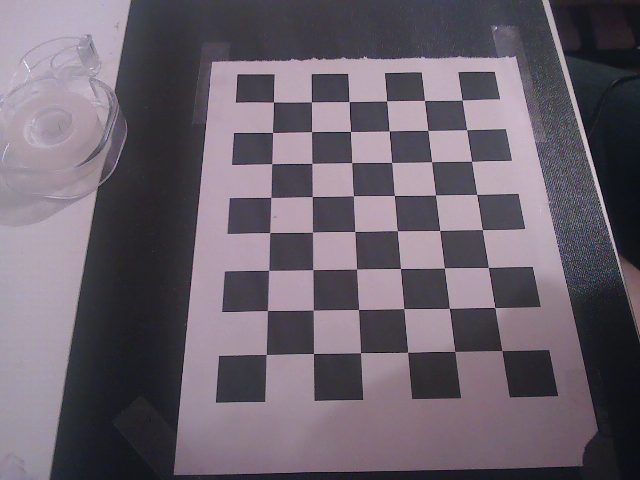
#> input picture vision_aruco_markers/calib_images/opencv_frame_0.png, 640 x 480 px; its folder holds only this picture in this run
$ python calib2.py
#> lines starting #> are read from the running program, lines starting #| are printed output that depends on the picture; after the words box and inside, x2 and y2 are one past the last pixel; in counts of white or black regions, pixels touching at a corner belong together
import numpy as np
import cv2 as cv
import glob
# termination criteria
criteria = (cv.TERM_CRITERIA_EPS + cv.TERM_CRITERIA_MAX_ITER, 30, 0.001)
# prepare object points, like (0,0,0), (1,0,0), (2,0,0) ....,(6,5,0)
objp = np.zeros((6*8,3), np.float32)
objp[:,:2] = np.mgrid[0:8,0:6].T.reshape(-1,2)
# Arrays to store object points and image points from all the images.
objpoints = [] # 3d point in real world space
imgpoints = [] # 2d points in image plane.
images = glob.glob('calib_images/*')
square_size=0.025
objp = objp*square_size


for fname in images:
    img = cv.imread(fname)
#> img is the input picture: shape (480, 640, 3); mean B, G, R 108.5, 97.5, 106.4
    gray = cv.cvtColor(img, cv.COLOR_BGR2GRAY)
    # cv.imshow('img', gray)
    # cv.waitKey(0)
    # Find the chess board corners
    ret, corners = cv.findChessboardCorners(gray, (8,6), None)
#> ret = True; corners = 48 rows, first 8: [462.3, 100], [466.6, 129.7], [471.5, 161.3], [476.6, 194.5], [482.5, 229.6], [488.3, 267.4], [494.5, 307.4], [500, 348]
    print(ret)
#| True
    # If found, add object points, image points (after refining them)
    if ret == True:
        objpoints.append(objp)
        corners2 = cv.cornerSubPix(gray,corners, (11,11), (-1,-1), criteria)
#> corners2 = 48 rows, first 8: [462.1, 100], [466.6, 129.7], [471.6, 161.3], [476.7, 194.5], [482.3, 229.5], [488.3, 267.5], [494.7, 307.4], [501.9, 350.6]
        imgpoints.append(corners)
        # Draw and display the corners
        cv.drawChessboardCorners(img, (8,6), corners2, ret)
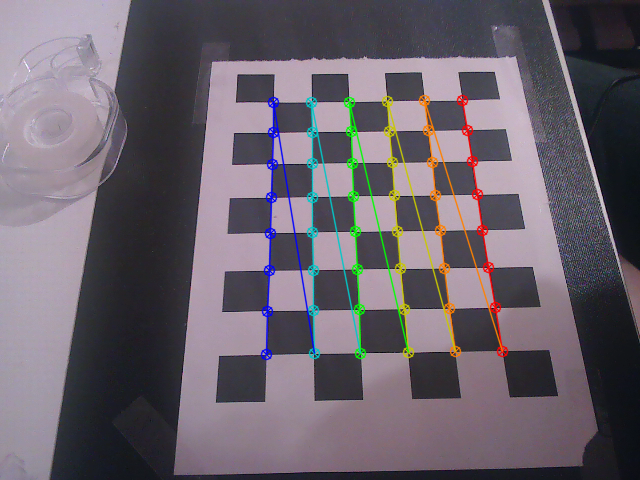
#> img: shape (480, 640, 3); 3.93% of pixels changed, all inside (x1, y1, x2, y2) = (260, 94, 509, 361)
        cv.imshow('img', img)
        cv.waitKey(500)

ret, mtx, dist, rvecs, tvecs = cv.calibrateCamera(objpoints, imgpoints, gray.shape[::-1], None, None)
#> ret = 0.213; mtx = [[1016.7, 0, 330.9], [0, 1396, 249.8], [0, 0, 1]]; dist = [[0.501, -13.95, -0.00225, -0.00553, 200]]; rvecs = ([-0.697, 0.676, 1.44],); tvecs = ([0.087, -0.0722, 0.678],)
cv.destroyAllWindows()

$ run again, on vision_aruco_markers/calib_images/opencv_frame_12.png
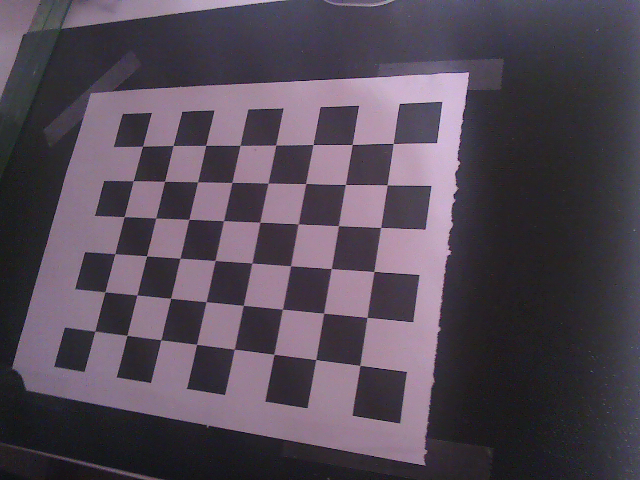
#> input picture vision_aruco_markers/calib_images/opencv_frame_12.png, 640 x 480 px
#> img is the input picture: shape (480, 640, 3); mean B, G, R 86.1, 73.6, 84
#> `gray = cv.cvtColor(img, cv.COLOR_BGR2GRAY)`:
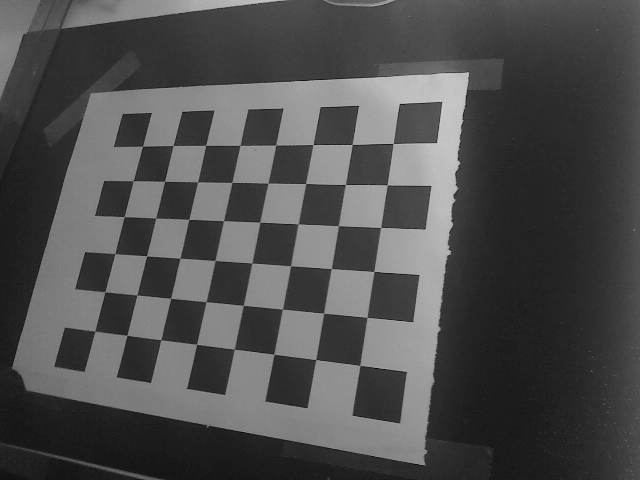
#> gray: shape (480, 640); min 6, max 207, mean 78.1
#> `ret, corners = cv.findChessboardCorners(gray, (8,6), None)`: ret = True; corners = 48 rows, first 8: [142.6, 146.3], [173.1, 145.4], [205.5, 145.3], [240, 145.3], [275.7, 144.9], [313, 144.7], [352.2, 144.4], [393.2, 143.4]
#| True
#> corners2 = 48 rows, first 8: [142.5, 146.3], [173.1, 145.4], [205.7, 145.4], [240.1, 145.4], [275.7, 145.1], [313, 144.5], [352.3, 144.4], [393.2, 143.5]
#> `cv.drawChessboardCorners(img, (8,6), corners2, ret)`:
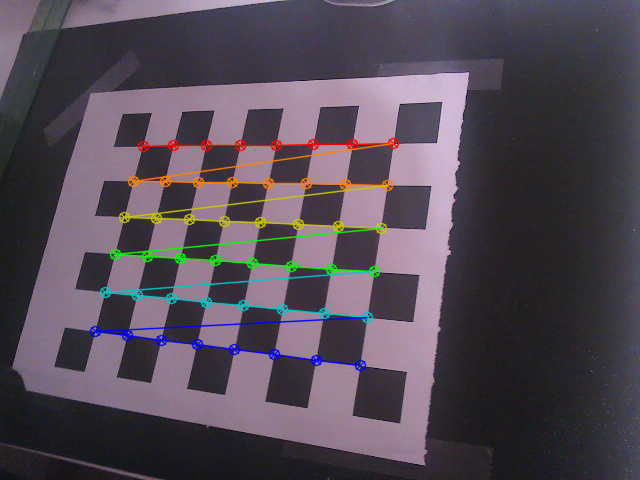
#> img: shape (480, 640, 3); 4.02% of pixels changed, all inside (x1, y1, x2, y2) = (89, 137, 400, 372)
#> `ret, mtx, dist, rvecs, tvecs = cv.calibrateCamera(objpoints, imgpoints..`: ret = 0.171; mtx = [[677.8, 0, 356.9], [0, 656, 221], [0, 0, 1]]; dist = [[0.186, -1.36, 0.00251, 0.000322, 3.23]]; rvecs = ([-0.284, 0.402, 0.0972],); tvecs = ([-0.14, -0.0507, 0.446],)

$ run again, on vision_aruco_markers/calib_images/opencv_frame_13.png
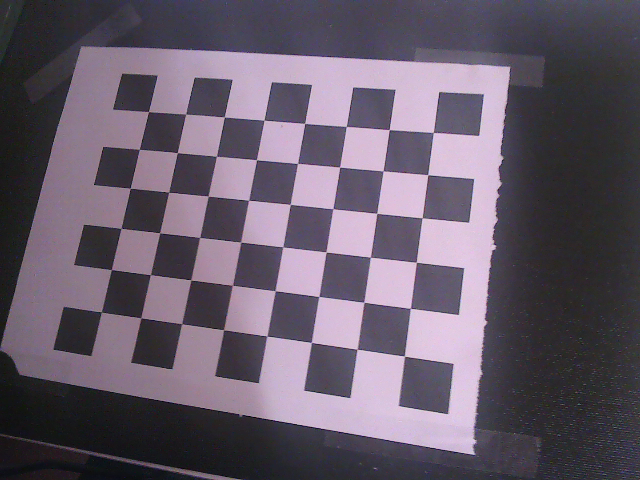
#> input picture vision_aruco_markers/calib_images/opencv_frame_13.png, 640 x 480 px
#> img is the input picture: shape (480, 640, 3); mean B, G, R 106.2, 91.8, 102.3
#> `gray = cv.cvtColor(img, cv.COLOR_BGR2GRAY)`:
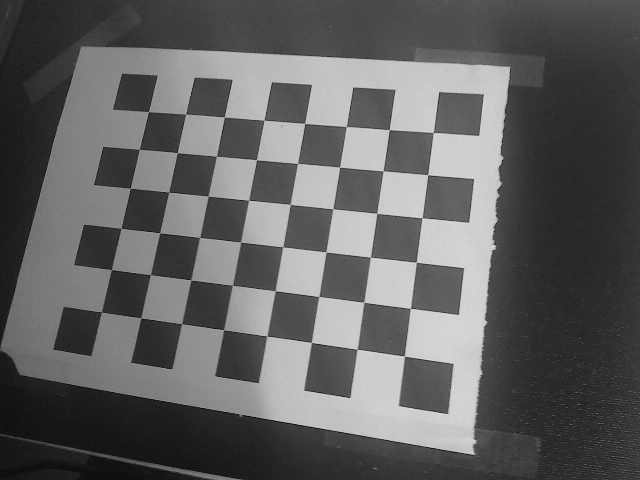
#> gray: shape (480, 640); min 1, max 220, mean 96.6
#> `ret, corners = cv.findChessboardCorners(gray, (8,6), None)`: ret = True; corners = 48 rows, first 8: [148.5, 111.5], [185.7, 114], [224.3, 116.9], [264, 120.2], [304.6, 123.5], [346.2, 126.5], [389.3, 129.6], [433.2, 132.5]
#| True
#> corners2 = 48 rows, first 8: [148.5, 111.6], [185.5, 114.2], [224.3, 116.9], [264, 120.2], [304.6, 123.4], [346.3, 126.5], [389.2, 129.6], [433.3, 132.5]
#> `cv.drawChessboardCorners(img, (8,6), corners2, ret)`:
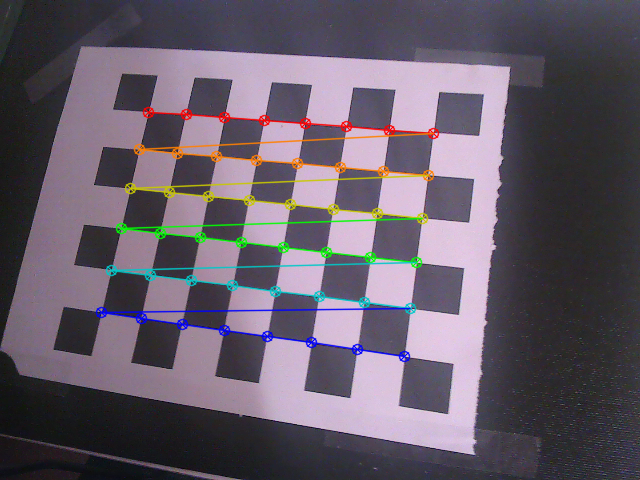
#> img: shape (480, 640, 3); 4.42% of pixels changed, all inside (x1, y1, x2, y2) = (95, 106, 440, 363)
#> `ret, mtx, dist, rvecs, tvecs = cv.calibrateCamera(objpoints, imgpoints..`: ret = 0.135; mtx = [[564.4, 0, 369.5], [0, 554.2, 230.4], [0, 0, 1]]; dist = [[0.106, -0.391, 0.00101, 0.00467, 0.484]]; rvecs = ([-0.202, 0.169, 0.126],); tvecs = ([-0.136, -0.0742, 0.347],)

$ run again, on vision_aruco_markers/calib_images/opencv_frame_14.png
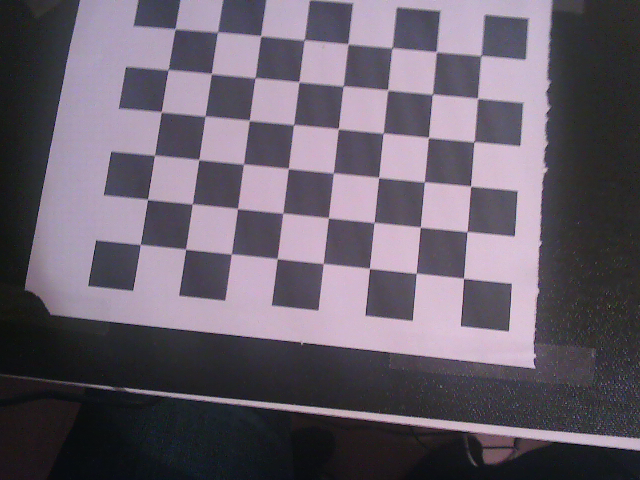
#> input picture vision_aruco_markers/calib_images/opencv_frame_14.png, 640 x 480 px
#> img is the input picture: shape (480, 640, 3); mean B, G, R 107.5, 95.2, 103.9
#> `gray = cv.cvtColor(img, cv.COLOR_BGR2GRAY)`:
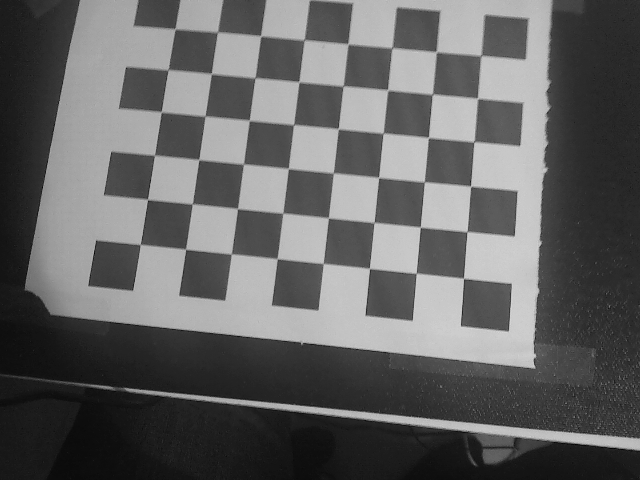
#> gray: shape (480, 640); min 1, max 213, mean 99.2
#> `ret, corners = cv.findChessboardCorners(gray, (8,6), None)`: ret = True; corners = 48 rows, first 8: [175, 28.8], [217.6, 31.93], [260.7, 35.98], [303.7, 40.09], [347.8, 43.79], [391.8, 48.06], [436.2, 51.67], [481, 55.57]
#| True
#> corners2 = 48 rows, first 8: [175, 28.78], [217.5, 32.05], [260.6, 35.79], [304.1, 39.88], [348, 43.87], [391.9, 47.78], [436.3, 51.78], [480.9, 55.6]
#> `cv.drawChessboardCorners(img, (8,6), corners2, ret)`:
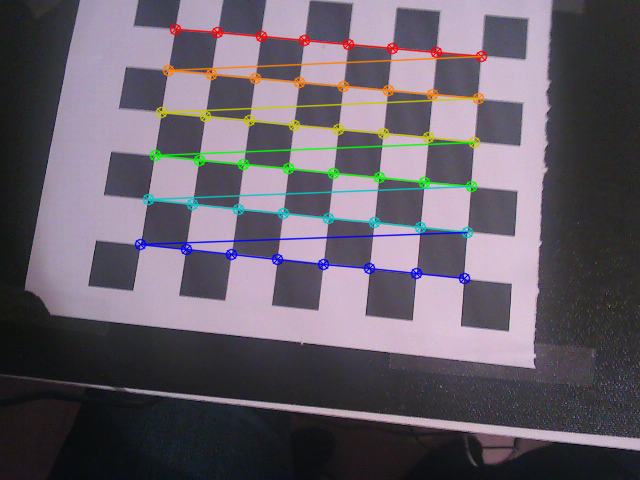
#> img: shape (480, 640, 3); 4.64% of pixels changed, all inside (x1, y1, x2, y2) = (134, 23, 488, 285)
#> `ret, mtx, dist, rvecs, tvecs = cv.calibrateCamera(objpoints, imgpoints..`: ret = 0.121; mtx = [[794.5, 0, 340.4], [0, 806, 232.9], [0, 0, 1]]; dist = [[0.149, -1.35, -0.000918, 0.00544, 1.1]]; rvecs = ([-0.202, 0.0334, 0.105],); tvecs = ([-0.0953, -0.116, 0.456],)

$ run again, on vision_aruco_markers/calib_images/opencv_frame_1.png
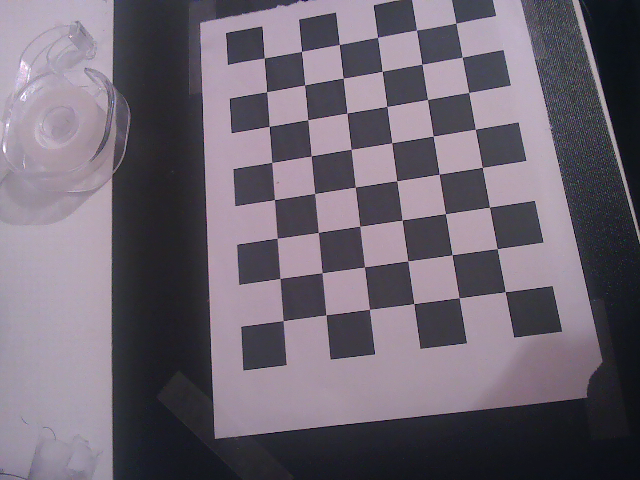
#> input picture vision_aruco_markers/calib_images/opencv_frame_1.png, 640 x 480 px
#> img is the input picture: shape (480, 640, 3); mean B, G, R 113.1, 101.3, 109.6
#> `ret, corners = cv.findChessboardCorners(gray, (8,6), None)`: ret = True; corners = 48 rows, first 8: [456, 23.28], [462.3, 56.86], [469, 92.54], [475.3, 129.1], [482.1, 167.3], [489.3, 207.1], [497.2, 248.7], [505.3, 291.8]
#| True
#> corners2 = 48 rows, first 8: [456, 23.03], [462.3, 57.23], [468.6, 92.49], [475.4, 129.2], [482.2, 167.4], [489.4, 207.3], [497.2, 248.7], [505.2, 291.7]
#> `cv.drawChessboardCorners(img, (8,6), corners2, ret)`:
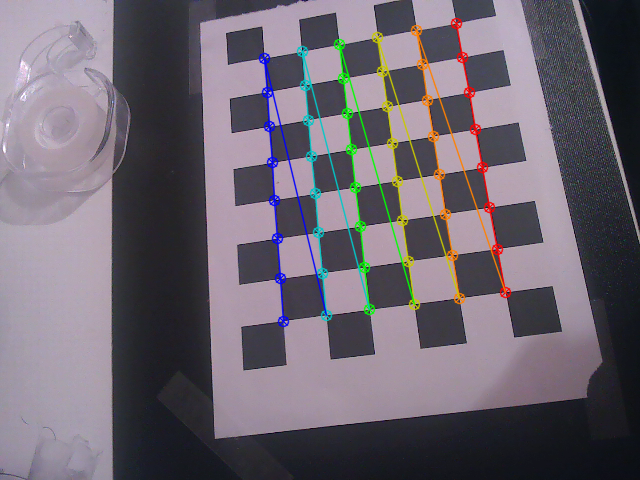
#> img: shape (480, 640, 3); 4.06% of pixels changed, all inside (x1, y1, x2, y2) = (258, 17, 512, 328)
#> `ret, mtx, dist, rvecs, tvecs = cv.calibrateCamera(objpoints, imgpoints..`: ret = 0.158; mtx = [[773.8, 0, 271.1], [0, 820.1, 284.7], [0, 0, 1]]; dist = [[0.127, -0.418, 0.00148, -0.000988, 0.313]]; rvecs = ([-0.172, 0.422, 1.45],); tvecs = ([0.118, -0.158, 0.499],)
